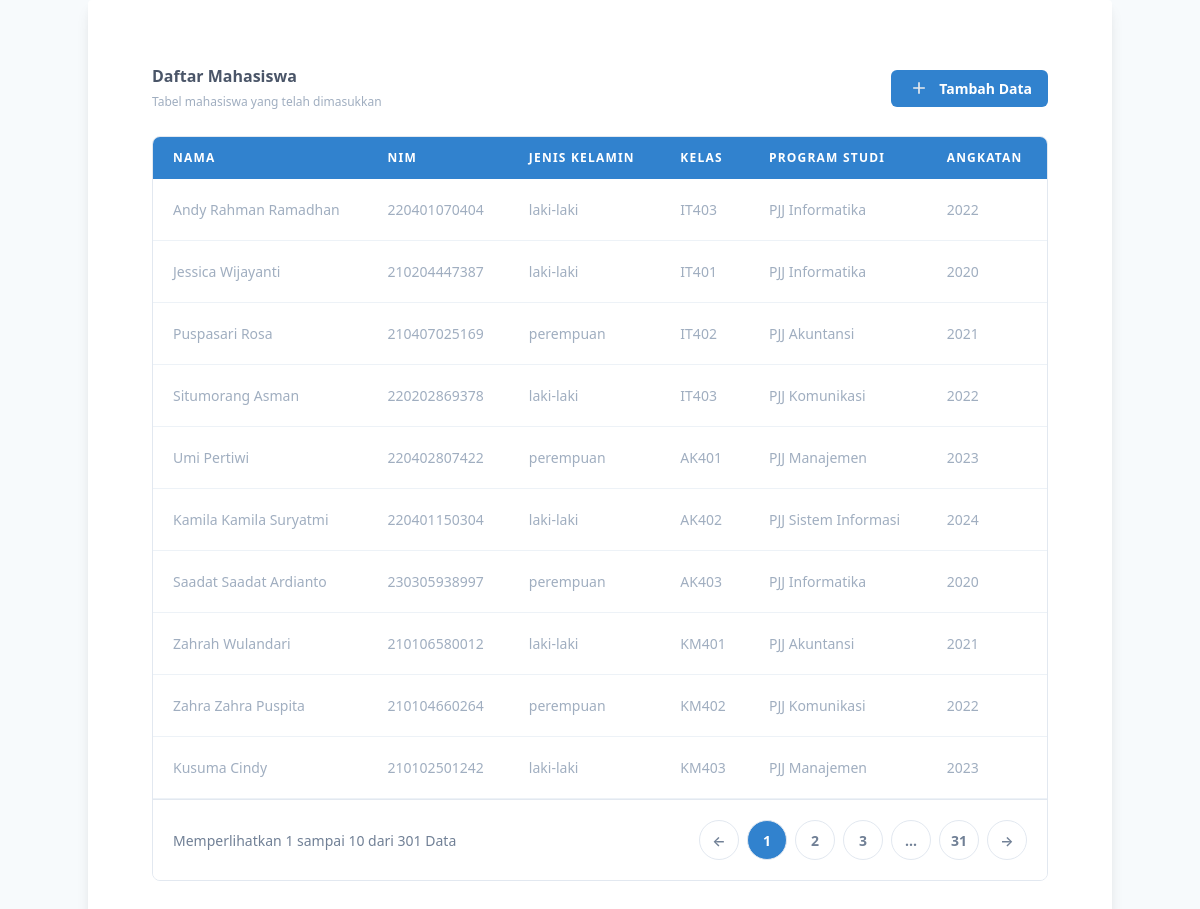
The page / on the database its author committed.
### tables this page shows
CREATE TABLE `mahasiswa` (
  `id` int(11) NOT NULL,
  `nama` varchar(255) NOT NULL,
  `nim` varchar(255) NOT NULL,
  `jenis_kelamin` enum('laki-laki','perempuan') NOT NULL DEFAULT 'laki-laki',
  `kelas` varchar(255) NOT NULL,
  `program_studi` varchar(255) NOT NULL,
  `angkatan` varchar(255) NOT NULL
);

### lib/Database.php (called while the page is built, shortened)
<?php
class Database
{
    public $host = HOST;
    public $user = USER;
    public $password = PASSWORD;
    public $database = DATABASE;
    public $link;
    public function dbConnect()
    {
        $this->link = mysqli_connect(
            $this->host,
            $this->user,
            $this->password,
            $this->database
        );
    }
    public function pilih($query)
    {
        $hasil = mysqli_query($this->link, $query) or die($this->link->error . __LINE__);
        if (mysqli_num_rows($hasil) > 0) {
            return $hasil;
        } else {
            return false;
        }
    }
}
?>

### classes/Mahasiswa.php (called while the page is built, shortened)
<?php
include_once "lib/Database.php";
class Mahasiswa {
    public $db;
    public function __construct()
    {
        $this->db = new Database();
    }
    public function semuaMahasiswa($limit, $offset)
    {
        $query = "SELECT * FROM `mahasiswa` ORDER BY id ASC LIMIT $limit OFFSET $offset";
        $hasil = $this->db->pilih($query);
        return $hasil;
    }
    public function hitungMahasiswa()
    {
        $query = "SELECT COUNT(*) as count FROM `mahasiswa`";
        $hasil = $this->db->pilih($query);
        $row = mysqli_fetch_assoc($hasil);
        return $row['count'];
    }
}
?>

### index.php (the view, shortened to what this page needs)
<?php
include_once "classes/Mahasiswa.php";
$re = new Mahasiswa();
$limit = 10;
$halaman = isset($_GET['halaman']) ? (int) $_GET['halaman'] : 1;
$offset = ($halaman - 1) * $limit;
$semuaMahasiswa = $re->semuaMahasiswa($limit, $offset);
$totalMahasiswa = $re->hitungMahasiswa();
$totalHalaman = ceil($totalMahasiswa / $limit);
function linkPaginasi($halaman, $totalHalaman)
{
    $paginasi = [];
    for ($i = max(1, $halaman - 2); $i <= min($totalHalaman, $halaman + 2); $i++) {
        $paginasi[] = $i;
    }
    if ($halaman < $totalHalaman - 2) {
        if ($halaman < $totalHalaman - 3) {
            $paginasi[] = '...';
        }
        $paginasi[] = $totalHalaman;
    }
    return $paginasi;
}
$linkPaginasi = linkPaginasi($halaman, $totalHalaman);
?>
<!DOCTYPE html>
<html lang="id">
<head>
    <link href="https://unpkg.com/tailwindcss@^1.0/dist/tailwind.min.css" rel="stylesheet">
</head>
<body class="h-screen flex-row items-center justify-center bg-gray-100">
    <div class="container mx-auto max-w-5xl p-8 bg-white rounded shadow-lg">
        <div class="mx-auto max-w-screen-lg px-4 py-8 sm:px-8">
            <div class="flex items-center justify-between pb-6">
                <div>
                    <h2 class="font-semibold text-gray-700">Daftar Mahasiswa</h2>
                    <span class="text-xs text-gray-500">Tabel mahasiswa yang telah dimasukkan</span>
                </div>
                <div class="flex items-center justify-between">
                    <div class="ml-10 space-x-8 lg:ml-40">
                        <a href="masukkan-data.php"
                            class="flex items-center gap-2 rounded-md bg-blue-600 px-4 py-2 text-sm font-semibold text-white focus:outline-none focus:ring hover:bg-blue-700">
                            <svg xmlns="http://www.w3.org/2000/svg" height="20px" viewBox="0 -960 960 960" width="24px"
                                fill="#e8eaed">
                                <path d="M440-440H200v-80h240v-240h80v240h240v80H520v240h-80v-240Z" />
                            </svg>
                            Tambah Data
                        </a>
                    </div>
                </div>
            </div>
            <div class="overflow-y-hidden rounded-lg border">
                <div class="overflow-x-auto">
                    <table class="w-full">
                        <thead>
                            <tr
                                class="bg-blue-600 text-left text-xs font-semibold uppercase tracking-widest text-white">
                                <th class="px-5 py-3">Nama</th>
                                <th class="px-5 py-3">NIM</th>
                                <th class="px-5 py-3">Jenis Kelamin</th>
                                <th class="px-5 py-3">Kelas</th>
                                <th class="px-5 py-3">Program Studi</th>
                                <th class="px-5 py-3">Angkatan</th>
                            </tr>
                        </thead>
                        <tbody class="text-gray-500">
                            <?php
                            if ($semuaMahasiswa) {
                                while ($row = mysqli_fetch_assoc($semuaMahasiswa)) {
                                    ?>
                                    <tr>
                                        <td class="border-b border-gray-200 bg-white px-5 py-5 text-sm">
                                            <p class="whitespace-no-wrap"><?= $row["nama"] ?></p>
                                        </td>
                                        <td class="border-b border-gray-200 bg-white px-5 py-5 text-sm">
                                            <p class="whitespace-no-wrap"><?= $row["nim"] ?></p>
                                        </td>
                                        <td class="border-b border-gray-200 bg-white px-5 py-5 text-sm">
                                            <p class="whitespace-no-wrap"><?= $row["jenis_kelamin"] ?></p>
                                        </td>
                                        <td class="border-b border-gray-200 bg-white px-5 py-5 text-sm">
                                            <p class="whitespace-no-wrap"><?= $row["kelas"] ?></p>
                                        </td>
                                        <td class="border-b border-gray-200 bg-white px-5 py-5 text-sm">
                                            <p class="whitespace-no-wrap"><?= $row["program_studi"] ?></p>
                                        </td>
                                        <td class="border-b border-gray-200 bg-white px-5 py-5 text-sm">
                                            <p class="whitespace-no-wrap"><?= $row["angkatan"] ?></p>
                                        </td>
                                    </tr>
                                    <?php
                                }
                            }
                            ?>
                        </tbody>
                    </table>
                </div>
                <div class="flex flex-col items-center border-t bg-white px-5 py-5 sm:flex-row sm:justify-between">
                    <span class="text-xs text-gray-600 sm:text-sm"> Memperlihatkan <?= ($offset + 1) ?> sampai
                        <?= min($offset + $limit, $totalMahasiswa) ?> dari <?= $totalMahasiswa ?> Data </span>
                    <div class="mt-2 inline-flex sm:mt-0">
                        <a href="?halaman=<?= max(1, $halaman - 1) ?>"
                            class="mr-2 flex h-10 w-10 items-center justify-center rounded-full border border-gray-300 bg-white text-sm font-semibold text-gray-600 hover:bg-gray-100 transition duration-150">←</a>
                        <?php foreach ($linkPaginasi as $link) { ?>
                            <?php if ($link == '...') { ?>
                                <span
                                    class="mr-2 flex h-10 w-10 items-center justify-center rounded-full border border-gray-300 bg-white text-sm font-semibold text-gray-600">...</span>
                            <?php } else { ?>
                                <a href="?halaman=<?= $link ?>"
                                    class="mr-2 flex h-10 w-10 items-center justify-center rounded-full border border-gray-300 bg-white text-sm font-semibold <?= $link == $halaman ? 'bg-blue-600 text-white' : 'text-gray-600' ?> hover:bg-gray-100 transition duration-150"><?= $link ?></a>
                            <?php } ?>
                        <?php } ?>
                        <a href="?halaman=<?= min($totalHalaman, $halaman + 1) ?>"
                            class="flex h-10 w-10 items-center justify-center rounded-full border border-gray-300 bg-white text-sm font-semibold text-gray-600 hover:bg-gray-100 transition duration-150">→</a>
                    </div>
                </div>
            </div>
        </div>
    </div>
</body>
</html>

### rows shown on the page
mahasiswa: nama "Andy Rahman Ramadhan", nim "220401070404", jenis_kelamin "laki-laki", kelas "IT403", program_studi "PJJ Informatika", angkatan "2022"
mahasiswa: nama "Jessica Wijayanti", nim "210204447387", jenis_kelamin "laki-laki", kelas "IT401", program_studi "PJJ Informatika", angkatan "2020"
mahasiswa: nama "Puspasari Rosa", nim "210407025169", jenis_kelamin "perempuan", kelas "IT402", program_studi "PJJ Akuntansi", angkatan "2021"
mahasiswa: nama "Situmorang Asman", nim "220202869378", jenis_kelamin "laki-laki", kelas "IT403", program_studi "PJJ Komunikasi", angkatan "2022"
mahasiswa: nama "Umi Pertiwi", nim "220402807422", jenis_kelamin "perempuan", kelas "AK401", program_studi "PJJ Manajemen", angkatan "2023"
mahasiswa: nama "Kamila Kamila Suryatmi", nim "220401150304", jenis_kelamin "laki-laki", kelas "AK402", program_studi "PJJ Sistem Informasi", angkatan "2024"
mahasiswa: nama "Saadat Saadat Ardianto", nim "230305938997", jenis_kelamin "perempuan", kelas "AK403", program_studi "PJJ Informatika", angkatan "2020"
mahasiswa: nama "Zahrah Wulandari", nim "210106580012", jenis_kelamin "laki-laki", kelas "KM401", program_studi "PJJ Akuntansi", angkatan "2021"
mahasiswa: nama "Zahra Zahra Puspita", nim "210104660264", jenis_kelamin "perempuan", kelas "KM402", program_studi "PJJ Komunikasi", angkatan "2022"
mahasiswa: nama "Kusuma Cindy", nim "210102501242", jenis_kelamin "laki-laki", kelas "KM403", program_studi "PJJ Manajemen", angkatan "2023"

### other values the page prints
$offset + 1 "1"
min($offset + $limit, $totalMahasiswa) "10"
$totalMahasiswa "301"
$link "1"
$link "2"
$link "3"
$link "31"
